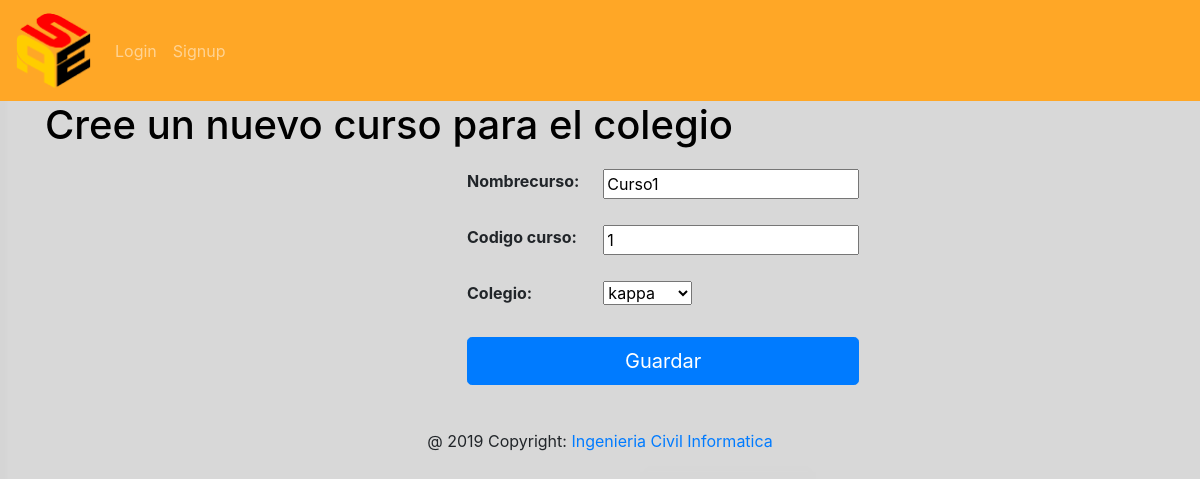
The page /colegio/1/1/update/ on the database its author committed.
### Registro/models.py (models this page shows, shortened)
class Curso(models.Model):
	nombrecurso=models.CharField(max_length=20)
	codigo_curso=models.CharField(max_length=4)
	colegio= models.ForeignKey(Colegio,on_delete=models.CASCADE)
	cursos=models.Manager()

### Registro/views.py (the view)
# urls.py: re_path(r'^colegio/(?P<pk_colegio>\d+)/(?P<pk>\d+)/update/$', views.CursoUpdate.as_view(success_url='/colegio/{colegio_id}'), name='curso_update'),
class CursoUpdate(UpdateView):
	model = Curso
	template_name = './curso_form.html'
	fields = '__all__'

### Registro/models.py (called while the page is built)
	def __str__(self):
		return "{}".format(self.nombre)

### Registro/templates/curso_form.html (shortened to what this page needs)
{% extends 'base.html' %}
{% block content %}
<h1>Cree un nuevo curso para el colegio {{colegio.nombre}} </h1>
<div class="container" style="width: 20rem">
	<form action="" method="post">
			<table class="table table-borderless">
				{{ form.as_table }}
			<tr>
				<td colspan="2">
					<button type="submit" class="btn btn-lg btn-primary btn-block">Guardar</a> </button>
				</td>
			</tr>
			</table>
	</form>
</div>
{% endblock %}

### Registro/static/css/Registro.css (style rules this page uses)
h1 { color: #000000 }

### rows shown on the page
Curso: nombrecurso "Curso1", codigo_curso "1", colegio "kappa"
